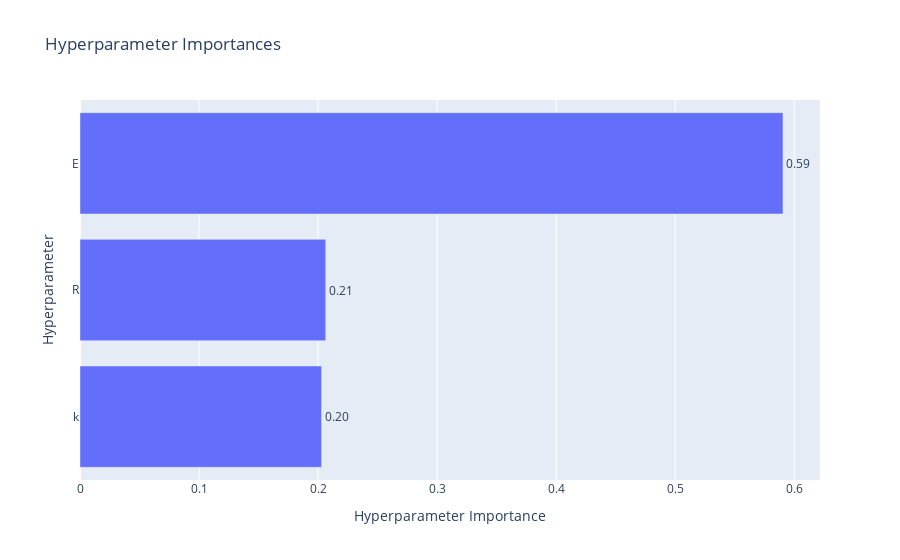

The code cell stored with this chart in its notebook:
### Code cell
from optuna.visualization import plot_optimization_history, plot_param_importances

plot_optimization_history(study)
plot_param_importances(study)

### Figure 1 — Plotly figure (JSON) as saved in the notebook; plotly's stock layout.template omitted (floating-point values rounded to 4 significant figures)
{"data": [{"cliponaxis": false, "hovertemplate": ["k (IntDistribution): 0.20293928057432747<extra></extra>", "R (IntDistribution): 0.2064167188390395<extra></extra>", "E (IntDistribution): 0.590644000586633<extra></extra>"], "name": "Objective Value", "orientation": "h", "text": ["0.20", "0.21", "0.59"], "textposition": "outside", "type": "bar", "x": [0.2029, 0.2064, 0.5906], "y": ["k", "R", "E"]}], "layout": {"title": {"text": "Hyperparameter Importances"}, "xaxis": {"title": {"text": "Hyperparameter Importance"}}, "yaxis": {"title": {"text": "Hyperparameter"}}}}
